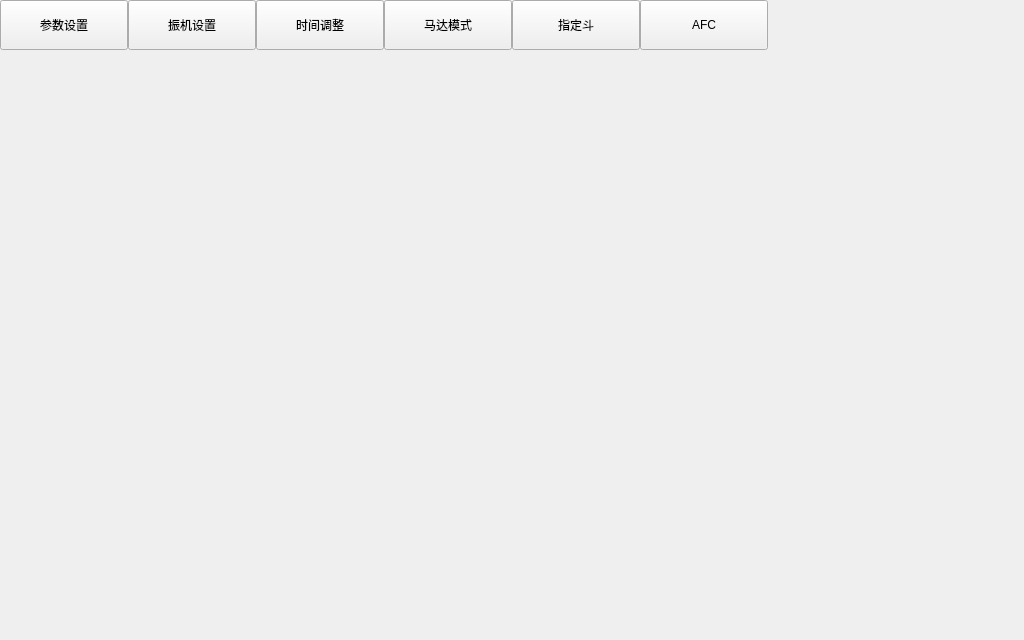
<?xml version="1.0" encoding="UTF-8"?>
<ui version="4.0">
 <class>FormMenuPSet</class>
 <widget class="QWidget" name="FormMenuPSet">
  <property name="geometry">
   <rect>
    <x>0</x>
    <y>0</y>
    <width>1024</width>
    <height>640</height>
   </rect>
  </property>
  <property name="windowTitle">
   <string>FormPSet</string>
  </property>
  <property name="styleSheet">
   <string notr="true">FormMenuPSet {
background: gray;
}</string>
  </property>
  <widget class="QWidget" name="widget" native="true">
   <property name="geometry">
    <rect>
     <x>0</x>
     <y>0</y>
     <width>1024</width>
     <height>50</height>
    </rect>
   </property>
   <layout class="QHBoxLayout" name="horizontalLayout">
    <property name="spacing">
     <number>0</number>
    </property>
    <property name="leftMargin">
     <number>0</number>
    </property>
    <property name="topMargin">
     <number>0</number>
    </property>
    <property name="rightMargin">
     <number>0</number>
    </property>
    <property name="bottomMargin">
     <number>0</number>
    </property>
    <item>
     <widget class="QPushButton" name="pushButton">
      <property name="minimumSize">
       <size>
        <width>128</width>
        <height>50</height>
       </size>
      </property>
      <property name="text">
       <string>参数设置</string>
      </property>
      <property name="checkable">
       <bool>true</bool>
      </property>
     </widget>
    </item>
    <item>
     <widget class="QPushButton" name="pushButton_2">
      <property name="minimumSize">
       <size>
        <width>128</width>
        <height>50</height>
       </size>
      </property>
      <property name="text">
       <string>振机设置</string>
      </property>
      <property name="checkable">
       <bool>true</bool>
      </property>
     </widget>
    </item>
    <item>
     <widget class="QPushButton" name="pushButton_3">
      <property name="minimumSize">
       <size>
        <width>128</width>
        <height>50</height>
       </size>
      </property>
      <property name="text">
       <string>时间调整</string>
      </property>
      <property name="checkable">
       <bool>true</bool>
      </property>
     </widget>
    </item>
    <item>
     <widget class="QPushButton" name="pushButton_4">
      <property name="minimumSize">
       <size>
        <width>128</width>
        <height>50</height>
       </size>
      </property>
      <property name="text">
       <string>马达模式</string>
      </property>
      <property name="checkable">
       <bool>true</bool>
      </property>
     </widget>
    </item>
    <item>
     <widget class="QPushButton" name="pushButton_5">
      <property name="minimumSize">
       <size>
        <width>128</width>
        <height>50</height>
       </size>
      </property>
      <property name="text">
       <string>指定斗</string>
      </property>
      <property name="checkable">
       <bool>true</bool>
      </property>
     </widget>
    </item>
    <item>
     <widget class="QPushButton" name="pushButton_6">
      <property name="minimumSize">
       <size>
        <width>128</width>
        <height>50</height>
       </size>
      </property>
      <property name="text">
       <string>AFC</string>
      </property>
      <property name="checkable">
       <bool>true</bool>
      </property>
     </widget>
    </item>
    <item>
     <spacer name="horizontalSpacer">
      <property name="orientation">
       <enum>Qt::Horizontal</enum>
      </property>
      <property name="sizeHint" stdset="0">
       <size>
        <width>40</width>
        <height>20</height>
       </size>
      </property>
     </spacer>
    </item>
   </layout>
  </widget>
  <widget class="QStackedWidget" name="page">
   <property name="geometry">
    <rect>
     <x>0</x>
     <y>50</y>
     <width>1024</width>
     <height>590</height>
    </rect>
   </property>
   <widget class="FormMenuPSetBase" name="page_Base"/>
   <widget class="FormMenuPSetVib" name="page_Vib"/>
   <widget class="FormMenuPSetTime" name="page_Time"/>
   <widget class="FormMenuPSetMM" name="page_MM"/>
   <widget class="FormMenuPSetSpecify" name="page_Specify"/>
   <widget class="FormMenuPSetOther" name="page_Other"/>
  </widget>
 </widget>
 <customwidgets>
  <customwidget>
   <class>FormMenuPSetBase</class>
   <extends>QWidget</extends>
   <header>FormMenuPSetBase.h</header>
   <container>1</container>
  </customwidget>
  <customwidget>
   <class>FormMenuPSetVib</class>
   <extends>QWidget</extends>
   <header>FormMenuPSetVib.h</header>
   <container>1</container>
  </customwidget>
  <customwidget>
   <class>FormMenuPSetTime</class>
   <extends>QWidget</extends>
   <header>FormMenuPSetTime.h</header>
   <container>1</container>
  </customwidget>
  <customwidget>
   <class>FormMenuPSetOther</class>
   <extends>QWidget</extends>
   <header>FormMenuPSetOther.h</header>
   <container>1</container>
  </customwidget>
  <customwidget>
   <class>FormMenuPSetSpecify</class>
   <extends>QWidget</extends>
   <header>FormMenuPSetSpecify.h</header>
   <container>1</container>
  </customwidget>
  <customwidget>
   <class>FormMenuPSetMM</class>
   <extends>QWidget</extends>
   <header>FormMenuPSetMM.h</header>
   <container>1</container>
  </customwidget>
 </customwidgets>
 <resources/>
 <connections/>
</ui>
